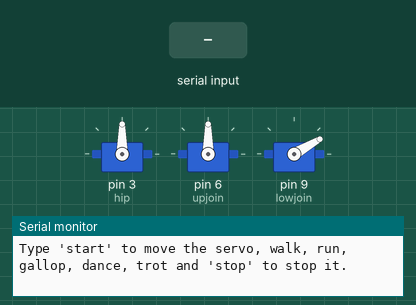
A sketch run on a simulated Arduino Uno, built with avr-gcc and run on an emulated ATmega328P. Shown: 3 × servo, the last lines printed to the serial monitor. The test bench sets the inputs (shaded band).

Above: at 1.2 s.
1.3 s: "start\n" received over Serial
At 6.4 s:
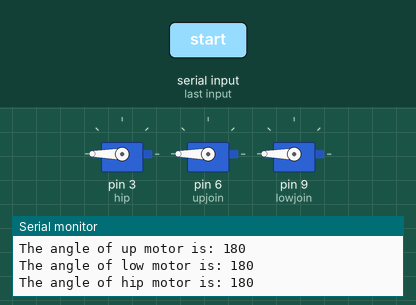
10.3 s: "walk\n" received over Serial
12.0 s: "rwalk\n" received over Serial
At 13.9 s:
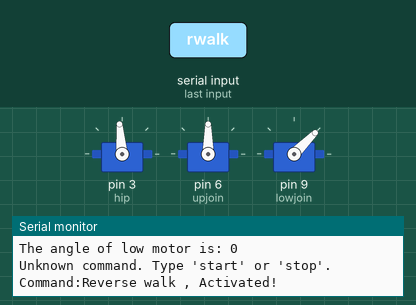
15.0 s: "swalk\n" received over Serial
At 17.2 s:
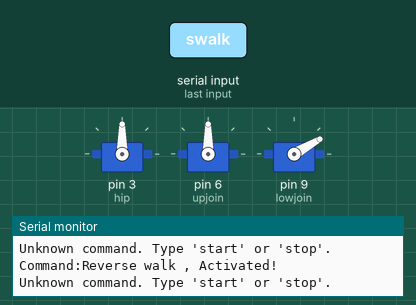
18.0 s: "rswalk\n" received over Serial
At 20.9 s:
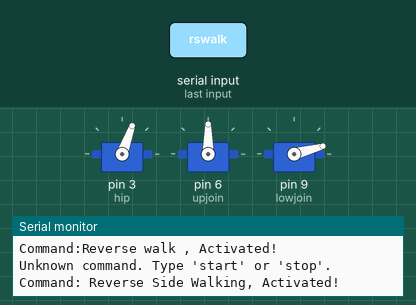
21.0 s: "dance\n" received over Serial
At 22.3 s:
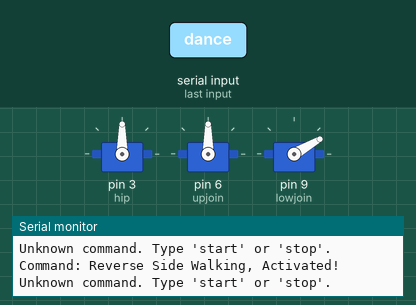
Timing chart, 0 to 24.0 s (numbered marks = the images above; inputs shaded):
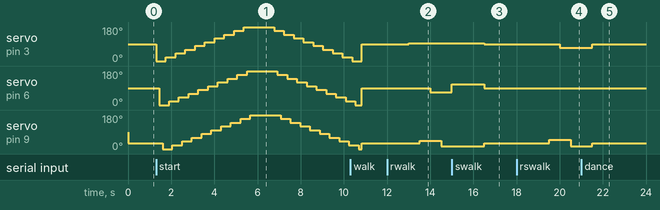

Measured:
- after the input at 1.3 s, servo on pin 3 (hip): 90° → 0° at once, → 20° 0.45 s later, → 40° 0.45 s later, → 60° 0.45 s later, … (18 changes in this stretch); servo on pin 6 (upjoin): 90° → 0° after 0.16 s, → 20° 0.45 s later, → 40° 0.45 s later, → 60° 0.45 s later, … (18 changes in this stretch)
- after the input at 12.0 s, servo on pin 3 (hip): 90° → 95° after 1.0 s; servo on pin 6 (upjoin): 90° → 68° after 2.0 s; servo on pin 9 (lowjoin): 30° → 45° after 1.5 s, → 15° 1.0 s later
- after the input at 15.0 s, servo on pin 3 (hip): goes on until 16.5 s, then stays 90°; servo on pin 9 (lowjoin): 15° → 30° after 1.5 s
- after the input at 18.0 s, servo on pin 3 (hip): 90° → 70° after 2.0 s; servo on pin 9 (lowjoin): 30° → 50° after 1.5 s, → 15° 1.0 s later
- after the input at 21.0 s, servo on pin 3 (hip): goes on until 21.5 s, then stays 90°; servo on pin 9 (lowjoin): 15° → 30° after 0.51 s

The sketch:

1leg_3servos.ino
```cpp
#include<Servo.h>
Servo hip;
Servo upjoin;
Servo lowjoin;
enum State
{
  STOPPED, STARTED, WALKING, SWALKING, DANCING, RSWALKING, RWALKING
};
State currentState = STOPPED;
void setup()
{
  // put your setup code here, to run once:
  Serial.begin(9600);
  hip.attach(3);
  upjoin.attach(6);
  lowjoin.attach(9);
  Serial.print("Type 'start' to move the servo, walk, run, gallop, dance, trot and 'stop' to stop it.\n");

}

void loop() {
  // put ur main code here, to run repeatedly:
  int l = 500; //long duration
  int s = 150; //short duration
  int sl = 1000; // super long duration
  // initial positions
  int k = 30; // knee
  int uj = 90; // upper join
  int h = 90; // hip
  hip.write(h); // The resting position of the hip servo is 90, 180 is perpendicularly up and 0 is perpendicularly down.
  upjoin.write(uj);
  lowjoin.write(k);
  if(Serial.available()>0)
  {
    String command = Serial.readStringUntil('\n');
    if(command.equals("start"))
    {
    currentState = STARTED;
    Serial.print("Starting the servos...\n");
    }

    else if(command.equals("walk"))
    {
      currentState = WALKING;
      Serial.print("Command: Walk, Activated!\n");

    }

    else if(command.equals("rwalk"))
    {
      currentState = RWALKING;
      Serial.print("Command:Reverse walk , Activated!\n");

    }

    else if(command.equals("swalk"))
    {
      currentState = SWALKING;
      Serial.print("Command: Side Walk, Activated!\n");

    }

    else if(command.equals("rswalk"))
    {
      currentState = RSWALKING;
      Serial.print("Command: Reverse Side Walking, Activated!\n");
    }

    else if(command.equals("dance"))
    {
      currentState = DANCING;
      Serial.print("Command: Dancing, Activated!\n");

    }

  while(currentState == STARTED )
    {
      for(int p1 = 0; p1<=180; p1 = p1 + 20)
      {
        hip.write(p1);
        Serial.print("The angle of hip motor is: ");
        Serial.println(p1);
        delay(s);
        upjoin.write(p1);
        Serial.print("The angle of up motor is: ");
        Serial.println(p1);
        delay(s);
        lowjoin.write(p1);
        Serial.print("The angle of low motor is: ");
        Serial.println(p1);
        delay(s);

      }
      delay(l);
      for(int p1 = 180; p1>=0; p1 = p1 - 20)
        {
        hip.write(p1);
          Serial.print("The angle of hip motor is: ");
          Serial.println(p1);
          delay(s);
          upjoin.write(p1);
          Serial.print("The angle of up motor is: ");
          Serial.println(p1);
          delay(s);
          lowjoin.write(p1);
          Serial.print("The angle of low motor is: ");
          Serial.println(p1);
          delay(s);


        }
        if (Serial.available()>0)
        {
          String command = Serial.readStringUntil('\n');

          if(command.equals("stop"))
            {
              currentState = STOPPED;
              hip.write(0);
              upjoin.write(0);
              lowjoin.write(0);
              Serial.print("\nThe servos are stopped to zero\n");
              delay(s);

            }
          else
          {
            currentState = STOPPED;
            Serial.println("\nUnknown command. Type 'start' or 'stop'.\n");
          }

        }
    }

  while(currentState == WALKING)
    {
      delay(sl);
      hip.write(h+15); // hip in walking position
      delay(l);

      //lowjoin.write(k);
      //delay(sl);
      upjoin.write(uj+25); // leg moving forward
      delay(l);
      lowjoin.write(k-25); // knee touchihg ground
      delay(l);
      upjoin.write(uj-22);
      lowjoin.write(k-30); // leg pushing back
      delay(l);
      lowjoin.write(k+15); // knee lifting from ground
      delay(l);
      //upjoin.write(uj);
      //delay(sl);
      hip.write(h); // hip to resting position
      //Repeat the process
      //to stop the walking
      if (Serial.available()>0)
          {
            String command = Serial.readStringUntil('\n');

            if(command.equals("stop"))
              {
                currentState = STOPPED;
                hip.write(0);
                upjoin.write(0);
                lowjoin.write(0);
                Serial.print("\nThe servos are stopped to zero\n");
                delay(s);

              }
            else
            {
              currentState = STOPPED;
              Serial.println("\nUnknown command. Type 'start' or 'stop'.\n");
            }
          }
    }
  //Next is to code reverse walking, side walking and reverse side walking after making the forward walking stable
  //No work shall be done below this code until the walking is completely coded.
  while(currentState == RWALKING)
    {
      delay(sl);
      hip.write(h+5); // hip in walking position
      delay(l);
      lowjoin.write(k+15); // knee lifting from ground
      delay(l);
      upjoin.write(uj-22); // leg pushing back
      delay(l);
      lowjoin.write(k-15); // knee touchihg ground
      delay(l);
      upjoin.write(uj+20); // leg moving forward
      delay(l);


      //upjoin.write(uj);
      delay(sl);
      hip.write(h); // hip to resting position
      //Repeat the process
      //to stop the walking
      if (Serial.available()>0)
          {
            String command = Serial.readStringUntil('\n');

            if(command.equals("stop"))
              {
                currentState = STOPPED;
                hip.write(0);
                upjoin.write(0);
                lowjoin.write(0);
                Serial.print("\nThe servos are stopped to zero\n");
                delay(s);

              }
            else
            {
              currentState = STOPPED;
              Serial.println("\nUnknown command. Type 'start' or 'stop'.\n");
            }
          }
    }


  }
while(currentState == SWALKING)
    {
      delay(sl);
      //hip.write(h-30);
      delay(l);
      lowjoin.write(k-15);
      delay(l);
      hip.write(h-25);
      delay(l);
      lowjoin.write(k+20);
      delay(sl);
      hip.write(h); // hip to resting position
      //Repeat the process
      //to stop the walking
      if (Serial.available()>0)
          {
            String command = Serial.readStringUntil('\n');

            if(command.equals("stop"))
              {
                currentState = STOPPED;
                hip.write(0);
                upjoin.write(0);
                lowjoin.write(0);
                Serial.print("\nThe servos are stopped to zero\n");
                delay(s);

              }
            else
            {
              currentState = STOPPED;
              Serial.println("\nUnknown command. Type 'start' or 'stop'.\n");
            }
          }
    }
//reverse side walking is not working yet!
while(currentState == RSWALKING)
    {
      delay(sl);
      //hip.write(h-30);
      delay(l);
      lowjoin.write(k+20);
      delay(l);
      hip.write(h-20);
      delay(l);
      lowjoin.write(k-15);


      delay(sl);
      hip.write(h); // hip to resting position
      //Repeat the process
      //to stop the walking
      if (Serial.available()>0)
          {
            String command = Serial.readStringUntil('\n');

            if(command.equals("stop"))
              {
                currentState = STOPPED;
                hip.write(0);
                upjoin.write(0);
                lowjoin.write(0);
                Serial.print("\nThe servos are stopped to zero\n");
                delay(s);

              }
            else
            {
              currentState = STOPPED;
              Serial.println("\nUnknown command. Type 'start' or 'stop'.\n");
            }
          }
    }


}
```
